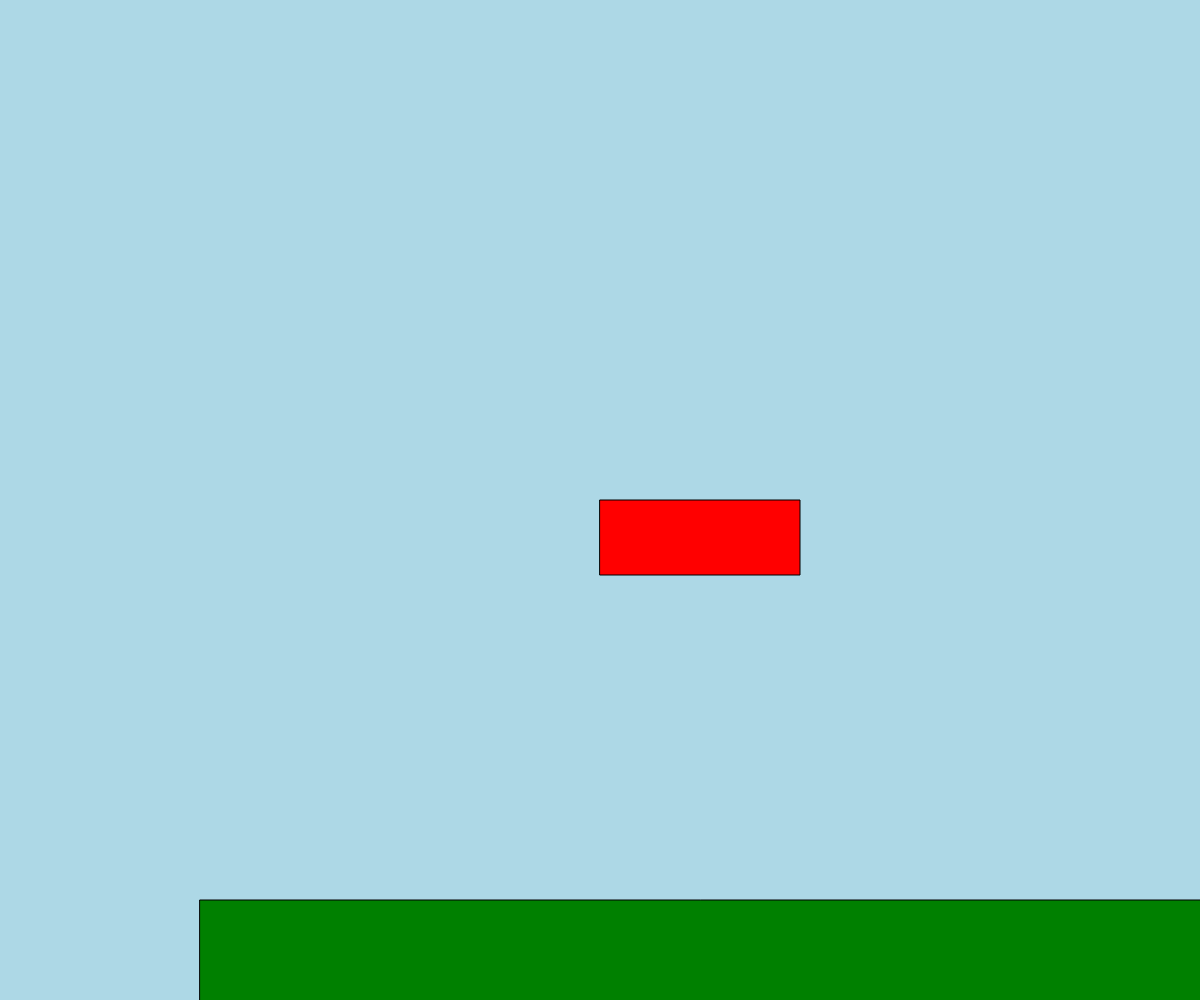
Frame 1 (no input)
Frame 60 (no input): identical to frame 1, image omitted
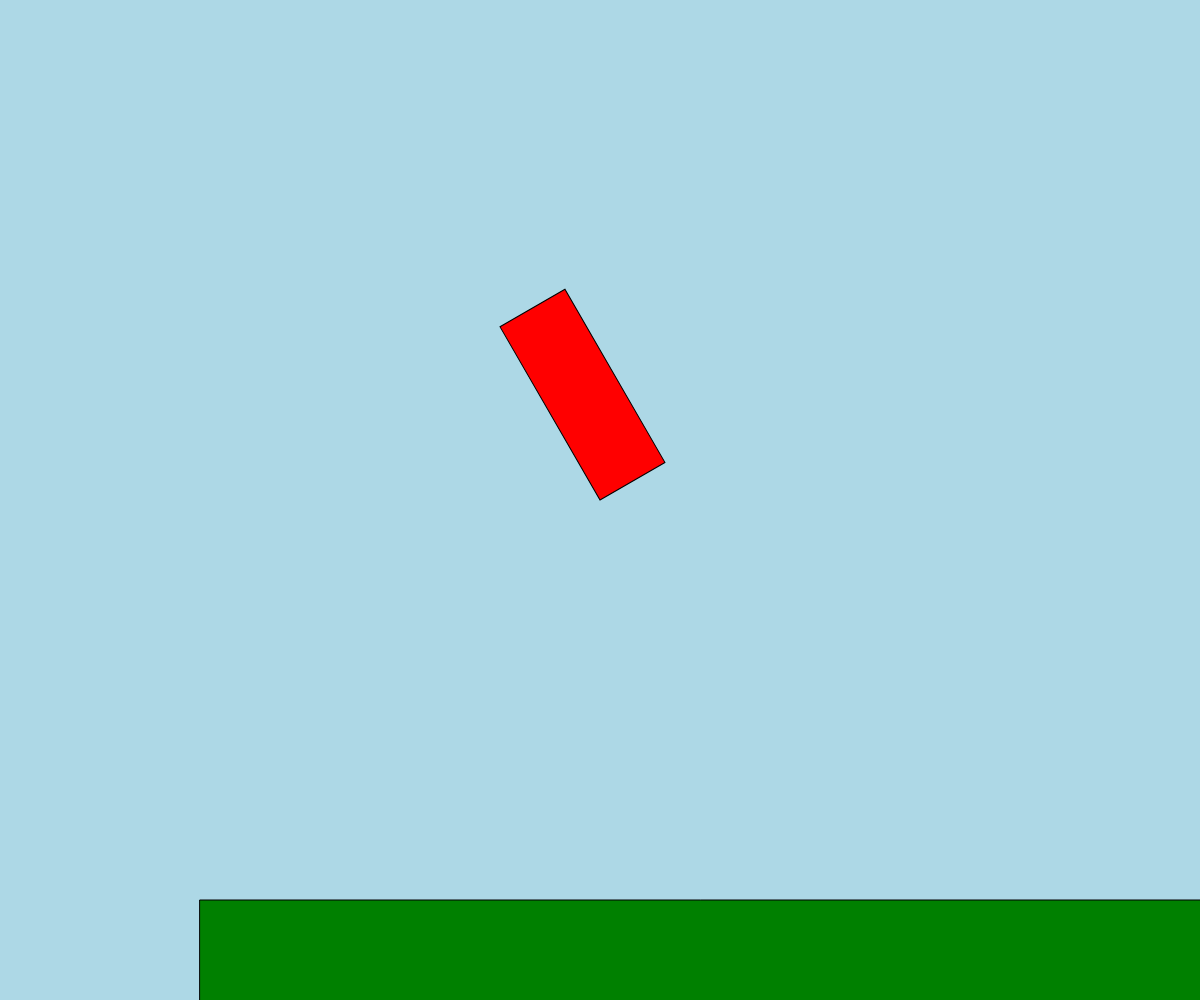
Frame 120 (the mouse pressed at the canvas centre since frame 60)

The p5.js sketch that drew these frames (run headless with seeded random() and noise() and a simulated clock; from frame 60 on, the mouse is pressed at the canvas centre):

// p5.js sketch
// ── sketch.js
// Translate Rotate Demo
// Your Name
// Date
//
// Extra for Experts:
// - describe what you did to take this project "above and beyond"


function setup() {
  createCanvas(windowWidth, windowHeight);
  angleMode(DEGREES);
  rectMode(CORNER);
}

function draw() {
  background("lightblue");

  push();//save transformatio matrix  
  translate(width/2, height/2);
  rotate(mouseX);
  fill("red");
  rect(0, 0, 200, 75);
  pop();

  fill("green");
  rect(200,height - 100, width*2, 200);

}
